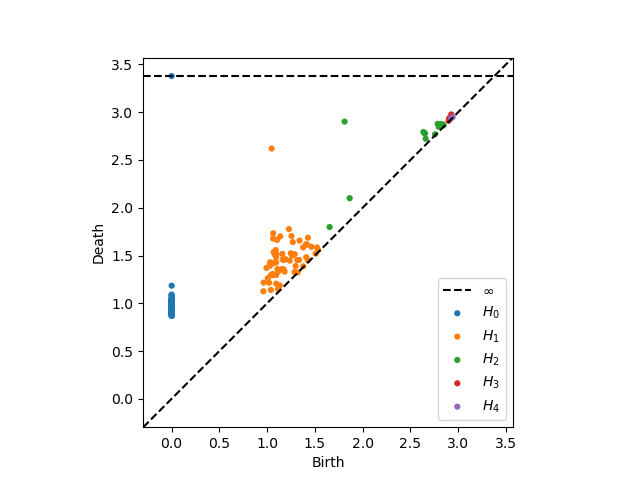

Recreate this plot in Python.
import numpy as np
import csv
from ripser import ripser
from persim import plot_diagrams
import matplotlib.pyplot as plt

def deepmap(fn, mylist):
  """
  Finds the deepest nested values that aren't lists in
  order to apply the mapping function to them
  """
  if (len(mylist) == 0):
    return mylist
  elif (type(mylist[0]) == list):
    return list(map(lambda x: deepmap(fn, x), mylist))
  else:
    return list(map(fn, mylist))


def stringCSVDataToFloats(data):
  """
  Takes a csv.reader object and returns a list
  where the values are no longer string but instead
  floats
  """
  return deepmap(float, list(data))


def useableArray(data):
  """
  Takes our datasets, which are csv files, converts 
  values to floats, then transposes so that data is 
  grouped properly
  """
  data = stringCSVDataToFloats(data)
  data = np.array(data)
  data = data.transpose()
  return data


with open('./data/anthony_iso.csv', newline='') as csv_file:
  data = csv.reader(csv_file)
  data = useableArray(data)
  figure = plt.figure()
  ax = figure.add_subplot()

  diagrams = ripser(data, maxdim=4,n_perm=600)['dgms']
  plot_diagrams(diagrams, show=True, ax=ax)
  plt.savefig('anthony_iso')
